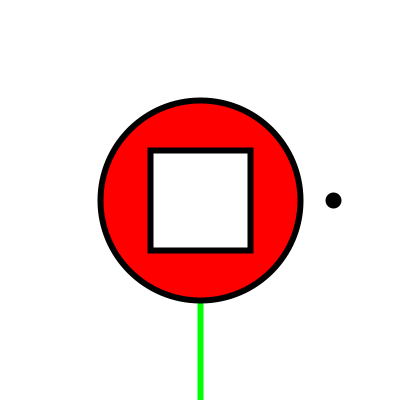
Frame 1 (no input)
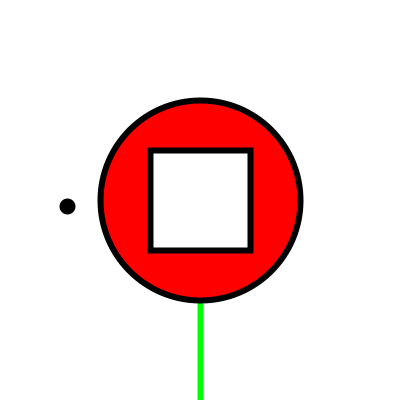
Frame 60 (the mouse pressed at the canvas centre just before this capture)
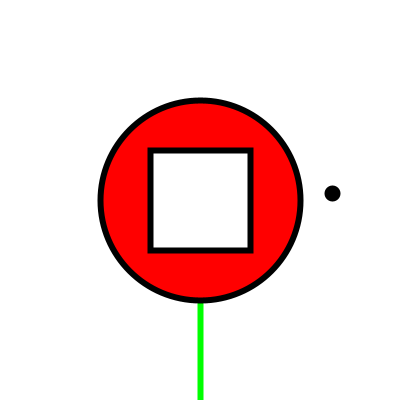
Frame 120 (the mouse held since frame 60 and released just before this capture)

The Processing sketch that drew these frames (run headless with seeded random() and noise(); from frame 60 on, the mouse is pressed at the canvas centre):

// Processing sketch: flowerWithABug_Trig
// ── flowerWithABug_Trig.pde
float angle = 0;
final float SPEED = radians(3);//TWO_PI/120
void setup() {
  size(400, 400);
}
void draw() {
  size(400, 400);
  background(255); //white background
  strokeWeight(6); //thick lines, as shown
  stroke(0, 255, 0);
  line(width/2, height/2, width/2, height);

  fill(255, 0, 0);
  stroke(0);
  ellipse(width/2, height/2, width/2, width/2);

  fill(255);
  rect(3*width/8, 3*height/8, width/4, height/4);

  fill(0);
  ellipse(width/2+width/3*cos(angle), height/2+width/3*sin(angle), 
    width/40, width/40);
  angle += SPEED;
}
